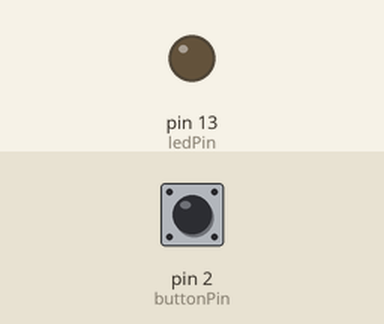
Bench run of a sketch on a simulated Arduino Uno, built with avr-gcc and run on an emulated ATmega328P. Parts: output pins drawn as LEDs (lit = HIGH). The test bench sets the inputs (shaded band); at power-on: pin 2 (buttonPin) LOW. What the sketch prints to the serial monitor is not drawn.

Above: at 1.2 s.
1.3 s: pin 2 (buttonPin) pulled HIGH for 0.15 s
At 1.38 s:
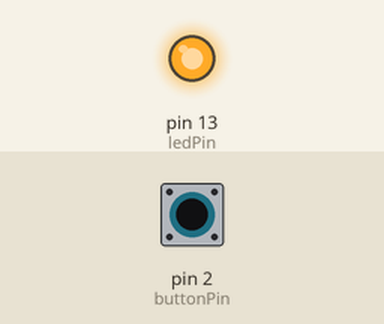
2.9 s: pin 2 (buttonPin) pulled HIGH for 3.2 s
At 7.1 s:
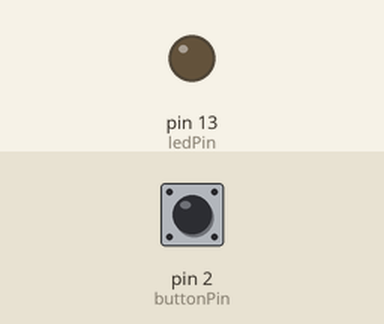
Timing chart, 0 to 8.6 s (numbered marks = the images above; inputs shaded):
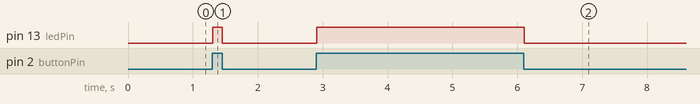

Measured:
- after the input at 1.3 s, pin 13 (ledPin): LOW → HIGH at once, → LOW 0.15 s later
- after the input at 2.9 s, pin 13 (ledPin): LOW → HIGH at once, → LOW 3.2 s later

The sketch:

LEDButton.ino.ino
```cpp
const int buttonPin = 2;
const int ledPin = 13;
int buttonPinValue = 0;

void setup() {
  Serial.begin(9600);
  pinMode(ledPin, OUTPUT);
  pinMode(buttonPin, INPUT);
}

void loop() {
  buttonPinValue = digitalRead(buttonPin);

  //if(buttonPinValue == HIGH){
    String valAsStr = String(buttonPinValue);
    Serial.println(valAsStr);
  //}
  digitalWrite(ledPin, buttonPinValue);
}
```
